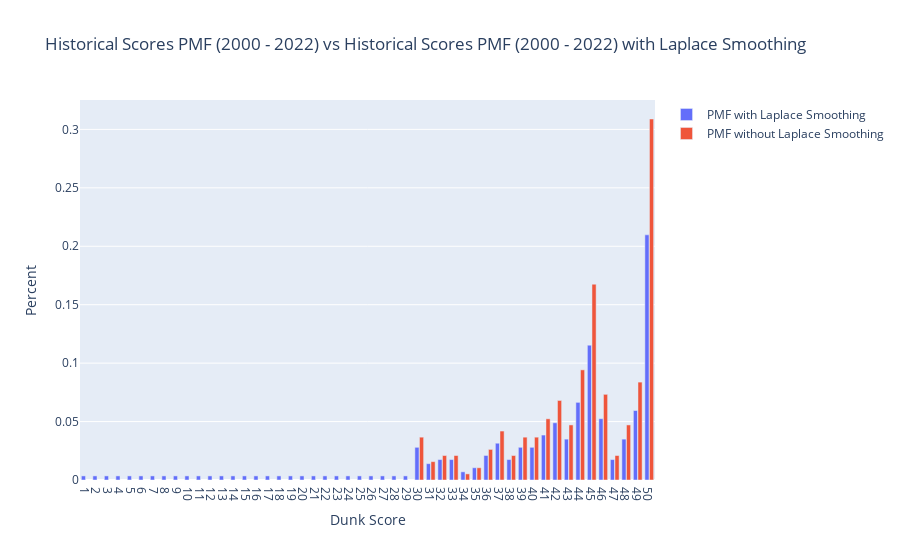

The code cell stored with this chart in its notebook:
### Code cell
# create PMF of values
pmf = previous_scoring_method_all_scores.value_counts().sort_index() /len(df)
# pmf.plot(kind='bar')

print(len(previous_scoring_method_all_scores))
# create PMF with Laplace smoothing
pmf_laplace_smoothing = []
index_values = []
for i in range(1, 51, 1):
    index_values.append(i)
    count_score = np.count_nonzero(previous_scoring_method_all_scores == i)
    probability = (count_score + 1)/(len(previous_scoring_method_all_scores) + 50)
    pmf_laplace_smoothing.append(probability)

pmf_laplace_smoothing = (pd.Series(pmf_laplace_smoothing)).set_axis(index_values)
# fig = px.bar(pmf_laplace_smoothing, labels = {"value": "Probability", "index": "Dunk Score"}, title="PMF with Laplace Smoothing")
# fig.show()

fig = go.Figure()
fig.add_trace(go.Bar(x=pmf_laplace_smoothing.index.tolist(), y=pmf_laplace_smoothing, name='PMF with Laplace Smoothing'))
fig.add_trace(go.Bar(x=pmf.index.tolist(), y = pmf, name='PMF without Laplace Smoothing'))
fig.update_layout(
    title_text = "Historical Scores PMF (2000 - 2022) vs Historical Scores PMF (2000 - 2022) with Laplace Smoothing",
    xaxis_title_text = "Dunk Score",
    yaxis_title_text = "Percent",
    bargap=0.2,
    bargroupgap=0.1,
    xaxis = dict(
        tickmode = 'linear',
        dtick = 1
    )
)
fig.show()

### Figure 1 — Plotly figure (JSON) as saved in the notebook; plotly's stock layout.template omitted (floating-point values rounded to 4 significant figures)
{"data": [{"name": "PMF with Laplace Smoothing", "type": "bar", "x": [1, 2, 3, 4, 5, 6, 7, 8, 9, 10, 11, 12, 13, 14, 15, 16, 17, 18, 19, 20, 21, 22, 23, 24, 25, 26, 27, 28, 29, 30, 31, 32, 33, 34, 35, 36, 37, 38, 39, 40, 41, 42, 43, 44, 45, 46, 47, 48, 49, 50], "y": [0.003497, 0.003497, 0.003497, 0.003497, 0.003497, 0.003497, 0.003497, 0.003497, 0.003497, 0.003497, 0.003497, 0.003497, 0.003497, 0.003497, 0.003497, 0.003497, 0.003497, 0.003497, 0.003497, 0.003497, 0.003497, 0.003497, 0.003497, 0.003497, 0.003497, 0.003497, 0.003497, 0.003497, 0.003497, 0.02797, 0.01399, 0.01748, 0.01748, 0.006993, 0.01049, 0.02098, 0.03147, 0.01748, 0.02797, 0.02797, 0.03846, 0.04895, 0.03497, 0.06643, 0.1154, 0.05245, 0.01748, 0.03497, 0.05944, 0.2098]}, {"name": "PMF without Laplace Smoothing", "type": "bar", "x": [30, 31, 32, 33, 34, 35, 36, 37, 38, 39, 40, 41, 42, 43, 44, 45, 46, 47, 48, 49, 50], "y": [0.03665, 0.01571, 0.02094, 0.02094, 0.005236, 0.01047, 0.02618, 0.04188, 0.02094, 0.03665, 0.03665, 0.05236, 0.06806, 0.04712, 0.09424, 0.1675, 0.0733, 0.02094, 0.04712, 0.08377, 0.3089]}], "layout": {"bargap": 0.2, "bargroupgap": 0.1, "title": {"text": "Historical Scores PMF (2000 - 2022) vs Historical Scores PMF (2000 - 2022) with Laplace Smoothing"}, "xaxis": {"dtick": 1, "tickmode": "linear", "title": {"text": "Dunk Score"}}, "yaxis": {"title": {"text": "Percent"}}}}
